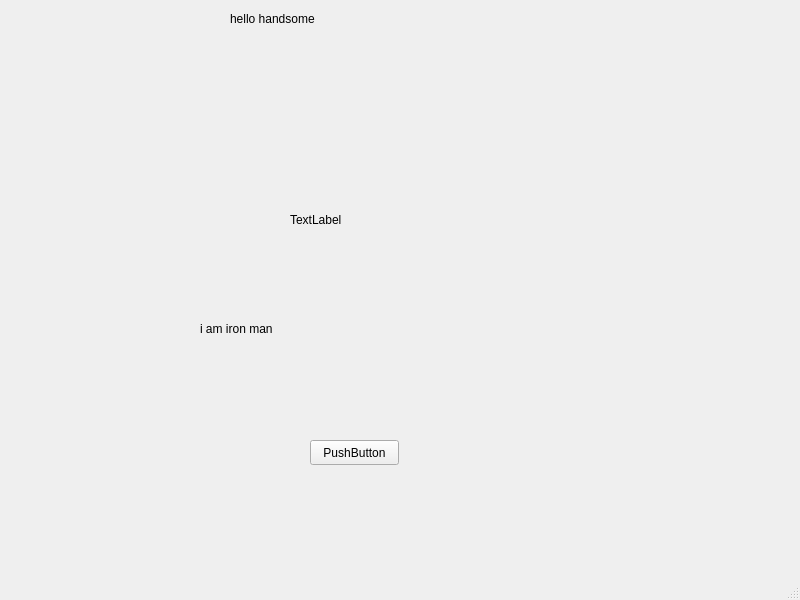
<?xml version="1.0" encoding="UTF-8"?>
<ui version="4.0">
 <class>MainWindow</class>
 <widget class="QMainWindow" name="MainWindow">
  <property name="geometry">
   <rect>
    <x>0</x>
    <y>0</y>
    <width>800</width>
    <height>600</height>
   </rect>
  </property>
  <property name="windowTitle">
   <string>MainWindow</string>
  </property>
  <widget class="QWidget" name="centralwidget">
   <widget class="QLabel" name="label">
    <property name="geometry">
     <rect>
      <x>200</x>
      <y>320</y>
      <width>291</width>
      <height>17</height>
     </rect>
    </property>
    <property name="text">
     <string>i am iron man</string>
    </property>
   </widget>
   <widget class="QLabel" name="label_2">
    <property name="geometry">
     <rect>
      <x>230</x>
      <y>10</y>
      <width>271</width>
      <height>17</height>
     </rect>
    </property>
    <property name="text">
     <string>hello handsome</string>
    </property>
   </widget>
   <widget class="QPushButton" name="pushButton">
    <property name="geometry">
     <rect>
      <x>310</x>
      <y>440</y>
      <width>89</width>
      <height>25</height>
     </rect>
    </property>
    <property name="text">
     <string>PushButton</string>
    </property>
   </widget>
   <widget class="QLabel" name="label_3">
    <property name="geometry">
     <rect>
      <x>290</x>
      <y>70</y>
      <width>300</width>
      <height>300</height>
     </rect>
    </property>
    <property name="minimumSize">
     <size>
      <width>300</width>
      <height>300</height>
     </size>
    </property>
    <property name="maximumSize">
     <size>
      <width>300</width>
      <height>300</height>
     </size>
    </property>
    <property name="text">
     <string>TextLabel</string>
    </property>
   </widget>
  </widget>
  <widget class="QMenuBar" name="menubar">
   <property name="geometry">
    <rect>
     <x>0</x>
     <y>0</y>
     <width>800</width>
     <height>22</height>
    </rect>
   </property>
  </widget>
  <widget class="QStatusBar" name="statusbar"/>
 </widget>
 <resources/>
 <connections/>
</ui>
